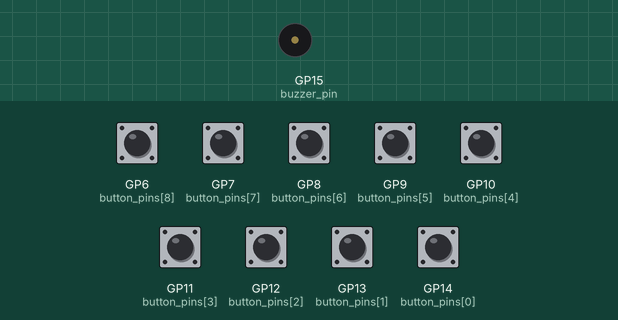
Recording of a program running on a simulated Raspberry Pi Pico running MicroPython. On the bench: buzzer (waves = sounding). Inputs (shaded band) come from the test bench; at power-on: GP6 (button_pins[8]), GP7 (button_pins[7]), GP8 (button_pins[6]), GP9 (button_pins[5]), GP10 (button_pins[4]), GP11 (button_pins[3]), GP12 (button_pins[2]), GP13 (button_pins[1]), GP14 (button_pins[0]) HIGH. What the program prints to the serial console is not drawn.

Above: at 1.2 s.
1.3 s: GP6 (button_pins[8]) pulled LOW for 0.15 s
At 1.38 s:
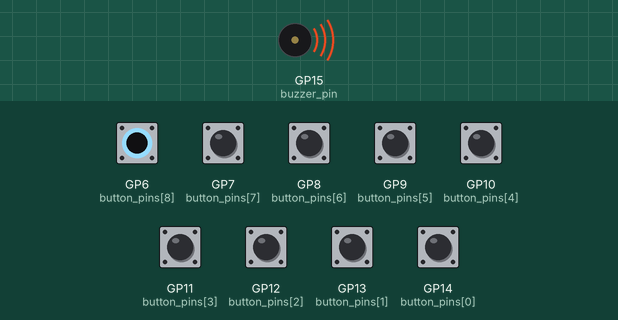
Timing chart, 0 to 4.3 s (numbered marks = the images above; inputs shaded):
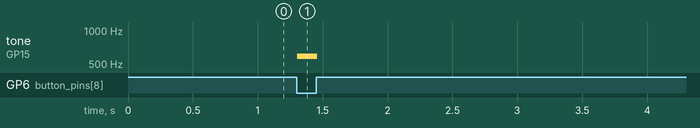

The program:

pico_instrument_v5.1_bugfix.py.py
```python
# pico_instrument_v5.1_bugfix.py
import machine
import time
import math

# --- ピンと音階の設定 (変更なし) ---
button_pins = [
    machine.Pin(14, machine.Pin.IN, machine.Pin.PULL_UP),
    machine.Pin(13, machine.Pin.IN, machine.Pin.PULL_UP),
    machine.Pin(12, machine.Pin.IN, machine.Pin.PULL_UP),
    machine.Pin(11, machine.Pin.IN, machine.Pin.PULL_UP),
    machine.Pin(10, machine.Pin.IN, machine.Pin.PULL_UP),
    machine.Pin(9, machine.Pin.IN, machine.Pin.PULL_UP),
    machine.Pin(8, machine.Pin.IN, machine.Pin.PULL_UP),
    machine.Pin(7, machine.Pin.IN, machine.Pin.PULL_UP),
    machine.Pin(6, machine.Pin.IN, machine.Pin.PULL_UP)
]
notes = [262, 294, 330, 349, 392, 440, 494, 523, 587]

# --- 以下の設定も変更なし ---
buzzer_pin = machine.Pin(15, machine.Pin.OUT)
buzzer = machine.PWM(buzzer_pin)
uart = machine.UART(0, baudrate=115200, tx=machine.Pin(0), rx=machine.Pin(1))
print("Pico Instrument v5.1 Bugfixed! Ready!")
current_playing_button = -1
current_note_freq = 0
pitch_bend_effect = 0
vibrato_effect_active = False
vibrato_counter = 0

# --- メインループ ---
while True:
    # (コマンド受信処理、ボタン入力処理は変更なし)
    if uart.any():
        command = uart.read().strip()
        if command == b'LEFT': pitch_bend_effect = -1
        elif command == b'RIGHT': pitch_bend_effect = 1
        elif command == b'CENTER': pitch_bend_effect = 0
        elif command == b'FX_ON': vibrato_effect_active = True
        elif command == b'FX_OFF': vibrato_effect_active = False

    pressed_button = -1
    for i in range(len(button_pins)):
        if button_pins[i].value() == 0:
            pressed_button = i
            break

    if pressed_button != current_playing_button:
        if pressed_button != -1:
            current_note_freq = notes[pressed_button]
            buzzer.freq(current_note_freq)
            buzzer.duty_u16(32768)
        else:
            buzzer.duty_u16(0)
        current_playing_button = pressed_button

    # --- エフェクト処理 ---
    if current_playing_button != -1:
        # 1. ピッチベンド処理
        if pitch_bend_effect != 0:
            current_note_freq += pitch_bend_effect

        # 2. ビブラート処理
        final_freq = current_note_freq # まずは基本の周波数を設定
        if vibrato_effect_active:
            vibrato_amount = int(math.sin(vibrato_counter * 0.5) * 5)
            final_freq += vibrato_amount # ビブラート効果を追加
            vibrato_counter += 1

        # ★★★ ここに安全装置を追加！ ★★★
        # もし周波数が低くなりすぎたら、最低でも20Hzにする
        if final_freq < 20:
            final_freq = 20
        # もし周波数が高くなりすぎたら、最高でも20000Hzにする
        if final_freq > 20000:
            final_freq = 20000

        # 安全装置を通った、最終的な周波数で音を鳴らす
        buzzer.freq(final_freq)

    time.sleep_ms(10)
```

Measured:
- after the input at 1.3 s, tone on GP15 (buzzer_pin): silent → 587 Hz at once, → silent 0.15 s later
